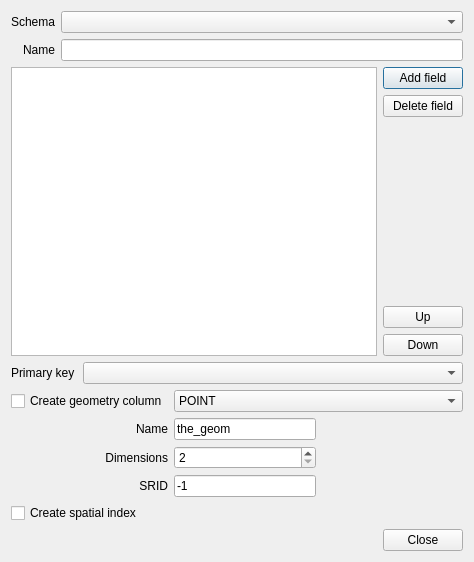
<?xml version="1.0" encoding="UTF-8"?>
<ui version="4.0">
 <class>DlgCreateTable</class>
 <widget class="QDialog" name="DlgCreateTable">
  <property name="geometry">
   <rect>
    <x>0</x>
    <y>0</y>
    <width>474</width>
    <height>562</height>
   </rect>
  </property>
  <property name="windowTitle">
   <string>Create Table</string>
  </property>
  <layout class="QGridLayout" name="gridLayout_2">
   <item row="0" column="0" colspan="2">
    <layout class="QGridLayout">
     <item row="0" column="0" colspan="2">
      <widget class="QLabel" name="label_3">
       <property name="text">
        <string>Schema</string>
       </property>
       <property name="alignment">
        <set>Qt::AlignRight|Qt::AlignTrailing|Qt::AlignVCenter</set>
       </property>
      </widget>
     </item>
     <item row="0" column="2">
      <widget class="QComboBox" name="cboSchema"/>
     </item>
     <item row="1" column="0" colspan="2">
      <widget class="QLabel" name="label">
       <property name="text">
        <string>Name</string>
       </property>
       <property name="alignment">
        <set>Qt::AlignRight|Qt::AlignTrailing|Qt::AlignVCenter</set>
       </property>
      </widget>
     </item>
     <item row="1" column="2">
      <widget class="QLineEdit" name="editName"/>
     </item>
    </layout>
   </item>
   <item row="1" column="1">
    <layout class="QVBoxLayout">
     <item>
      <widget class="QPushButton" name="btnAddField">
       <property name="text">
        <string>Add field</string>
       </property>
      </widget>
     </item>
     <item>
      <widget class="QPushButton" name="btnDeleteField">
       <property name="text">
        <string>Delete field</string>
       </property>
      </widget>
     </item>
     <item>
      <spacer>
       <property name="orientation">
        <enum>Qt::Vertical</enum>
       </property>
       <property name="sizeHint" stdset="0">
        <size>
         <width>20</width>
         <height>40</height>
        </size>
       </property>
      </spacer>
     </item>
     <item>
      <widget class="QPushButton" name="btnFieldUp">
       <property name="text">
        <string>Up</string>
       </property>
      </widget>
     </item>
     <item>
      <widget class="QPushButton" name="btnFieldDown">
       <property name="text">
        <string>Down</string>
       </property>
      </widget>
     </item>
    </layout>
   </item>
   <item row="2" column="0" colspan="2">
    <layout class="QHBoxLayout">
     <property name="spacing">
      <number>8</number>
     </property>
     <item>
      <widget class="QLabel" name="label_4">
       <property name="text">
        <string>Primary key</string>
       </property>
      </widget>
     </item>
     <item>
      <widget class="QComboBox" name="cboPrimaryKey">
       <property name="sizePolicy">
        <sizepolicy hsizetype="MinimumExpanding" vsizetype="Fixed">
         <horstretch>0</horstretch>
         <verstretch>0</verstretch>
        </sizepolicy>
       </property>
      </widget>
     </item>
    </layout>
   </item>
   <item row="3" column="0" colspan="2">
    <layout class="QGridLayout" name="gridLayout">
     <item row="0" column="0">
      <widget class="QCheckBox" name="chkGeomColumn">
       <property name="text">
        <string>Create geometry column</string>
       </property>
      </widget>
     </item>
     <item row="0" column="1" colspan="2">
      <widget class="QComboBox" name="cboGeomType">
       <item>
        <property name="text">
         <string>POINT</string>
        </property>
       </item>
       <item>
        <property name="text">
         <string>LINESTRING</string>
        </property>
       </item>
       <item>
        <property name="text">
         <string>POLYGON</string>
        </property>
       </item>
       <item>
        <property name="text">
         <string>MULTIPOINT</string>
        </property>
       </item>
       <item>
        <property name="text">
         <string>MULTILINESTRING</string>
        </property>
       </item>
       <item>
        <property name="text">
         <string>MULTIPOLYGON</string>
        </property>
       </item>
       <item>
        <property name="text">
         <string>GEOMETRYCOLLECTION</string>
        </property>
       </item>
      </widget>
     </item>
     <item row="1" column="0">
      <widget class="QLabel" name="label_2">
       <property name="text">
        <string>Name</string>
       </property>
       <property name="alignment">
        <set>Qt::AlignRight|Qt::AlignTrailing|Qt::AlignVCenter</set>
       </property>
      </widget>
     </item>
     <item row="1" column="1">
      <widget class="QLineEdit" name="editGeomColumn">
       <property name="text">
        <string>the_geom</string>
       </property>
      </widget>
     </item>
     <item row="2" column="0">
      <widget class="QLabel" name="label_5">
       <property name="text">
        <string>Dimensions</string>
       </property>
       <property name="alignment">
        <set>Qt::AlignRight|Qt::AlignTrailing|Qt::AlignVCenter</set>
       </property>
      </widget>
     </item>
     <item row="2" column="1">
      <widget class="QSpinBox" name="spinGeomDim">
       <property name="minimum">
        <number>2</number>
       </property>
       <property name="maximum">
        <number>4</number>
       </property>
      </widget>
     </item>
     <item row="2" column="2" rowspan="2">
      <spacer>
       <property name="orientation">
        <enum>Qt::Horizontal</enum>
       </property>
       <property name="sizeHint" stdset="0">
        <size>
         <width>50</width>
         <height>51</height>
        </size>
       </property>
      </spacer>
     </item>
     <item row="3" column="0">
      <widget class="QLabel" name="label_6">
       <property name="text">
        <string>SRID</string>
       </property>
       <property name="alignment">
        <set>Qt::AlignRight|Qt::AlignTrailing|Qt::AlignVCenter</set>
       </property>
      </widget>
     </item>
     <item row="3" column="1">
      <widget class="QLineEdit" name="editGeomSrid">
       <property name="inputMask">
        <string/>
       </property>
       <property name="text">
        <string>-1</string>
       </property>
      </widget>
     </item>
     <item row="4" column="0">
      <widget class="QCheckBox" name="chkSpatialIndex">
       <property name="text">
        <string>Create spatial index</string>
       </property>
      </widget>
     </item>
    </layout>
   </item>
   <item row="4" column="0" colspan="2">
    <widget class="QDialogButtonBox" name="buttonBox">
     <property name="orientation">
      <enum>Qt::Horizontal</enum>
     </property>
     <property name="standardButtons">
      <set>QDialogButtonBox::Close</set>
     </property>
    </widget>
   </item>
   <item row="1" column="0">
    <widget class="QTableView" name="fields">
     <attribute name="horizontalHeaderStretchLastSection">
      <bool>true</bool>
     </attribute>
    </widget>
   </item>
  </layout>
 </widget>
 <tabstops>
  <tabstop>cboSchema</tabstop>
  <tabstop>editName</tabstop>
  <tabstop>fields</tabstop>
  <tabstop>btnAddField</tabstop>
  <tabstop>btnDeleteField</tabstop>
  <tabstop>btnFieldUp</tabstop>
  <tabstop>btnFieldDown</tabstop>
  <tabstop>cboPrimaryKey</tabstop>
  <tabstop>chkGeomColumn</tabstop>
  <tabstop>cboGeomType</tabstop>
  <tabstop>editGeomColumn</tabstop>
  <tabstop>spinGeomDim</tabstop>
  <tabstop>editGeomSrid</tabstop>
  <tabstop>chkSpatialIndex</tabstop>
  <tabstop>buttonBox</tabstop>
 </tabstops>
 <resources/>
 <connections>
  <connection>
   <sender>buttonBox</sender>
   <signal>accepted()</signal>
   <receiver>DlgCreateTable</receiver>
   <slot>accept()</slot>
   <hints>
    <hint type="sourcelabel">
     <x>248</x>
     <y>254</y>
    </hint>
    <hint type="destinationlabel">
     <x>157</x>
     <y>274</y>
    </hint>
   </hints>
  </connection>
  <connection>
   <sender>buttonBox</sender>
   <signal>rejected()</signal>
   <receiver>DlgCreateTable</receiver>
   <slot>reject()</slot>
   <hints>
    <hint type="sourcelabel">
     <x>316</x>
     <y>260</y>
    </hint>
    <hint type="destinationlabel">
     <x>286</x>
     <y>274</y>
    </hint>
   </hints>
  </connection>
 </connections>
</ui>
